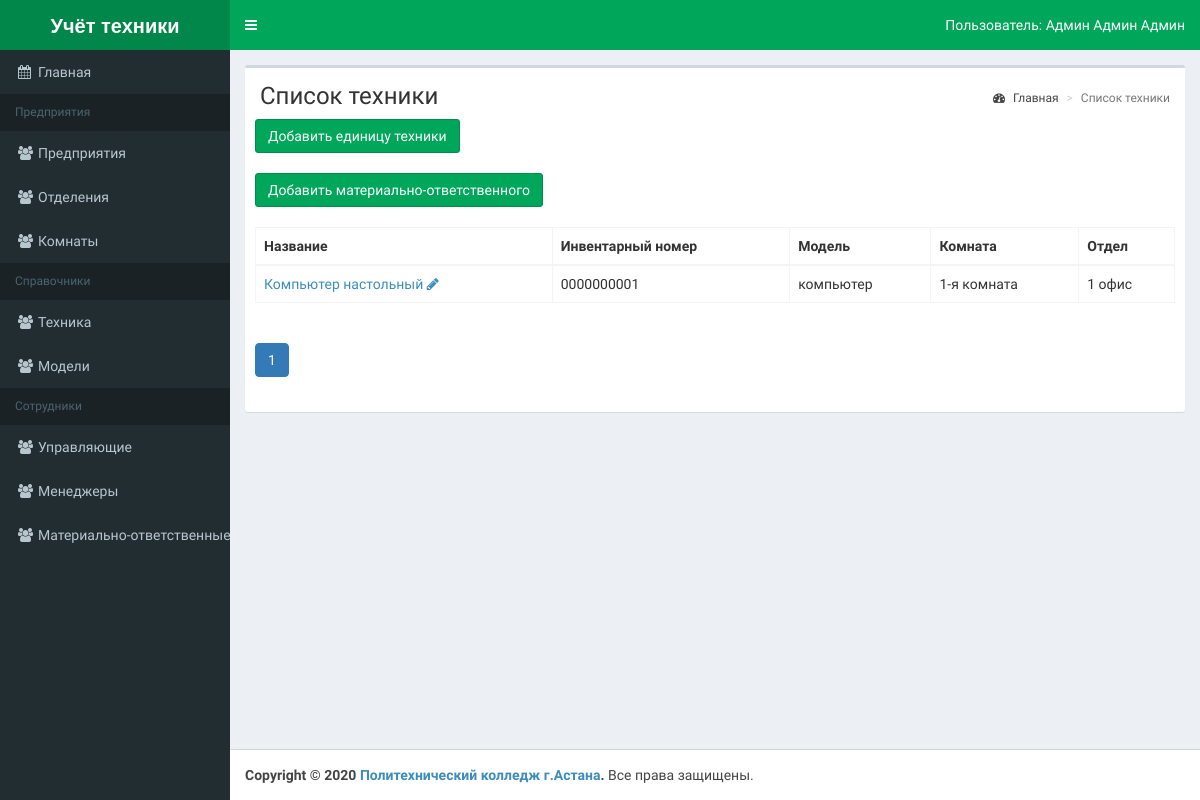
Screenshot of /uchet/list-tech.php (signed in) with the database file from the repository.
### tables this page shows
CREATE TABLE `technique` (
  `technique_id` smallint NOT NULL,
  `inv_number` varchar(10) NOT NULL,
  `name` varchar(50) NOT NULL,
  `date_buy` date NOT NULL,
  `model_id` smallint NOT NULL,
  `price` bigint NOT NULL,
  `room_id` smallint NOT NULL
);

CREATE TABLE `models` (
  `model_id` smallint NOT NULL,
  `name` varchar(50) NOT NULL
);

CREATE TABLE `room` (
  `room_id` smallint NOT NULL,
  `name` varchar(50) NOT NULL,
  `ploshad` decimal(10,0) NOT NULL,
  `otdel_id` smallint NOT NULL
);

CREATE TABLE `otdel` (
  `otdel_id` smallint NOT NULL,
  `name` varchar(50) NOT NULL,
  `pred_id` smallint NOT NULL,
  `parent_id` smallint DEFAULT NULL
);

### uchet/classes/Connect.php (called while the page is built, shortened)
<?php
abstract class Connect {
	function __construct() {
		try
		{
			$this->db = new PDO('mysql:host='.self::HOST.'; dbname='.self::DB_NAME, self::DB_USER, self::DB_PASSWORD);
		}
		catch(PDOException $e) {
			echo $e->getMessage();
		}
	}
}
?>

### uchet/classes/TechniqueConnect.php (called while the page is built, shortened)
<?php
class TechniqueConnect extends Connect
{
    public function findAll ($ofset=0, $limit=30) {
    	$res = $this->db->query("SELECT technique.technique_id, technique.name AS name, technique.inv_number AS num, models.name AS mo, room.name AS ro, otdel.name AS otd FROM technique" ." INNER JOIN models ON technique.model_id=models.model_id "."INNER JOIN room ON technique.room_id = room.room_id "."INNER JOIN otdel ON room.otdel_id = otdel.otdel_id");
    	return $res->fetchAll(PDO::FETCH_OBJ);
    }
}
?>

### uchet/list-tech.php (the view, shortened to what this page needs)
<?php
    $size = 5;
    if (isset($_GET['page'])) {
        $page = Helper::clearInt($_GET['page']);
    }
    else {
        $page = 1;
    }
    $techconnect = new TechniqueConnect();
    $techies = $techconnect->findAll($page*$size-$size,$size);
    require_once 'template/header.php';
?>
<div class="row">
    <div class="col-xs-12">
    <div class="box">
    <section class="content-header">
        <h1>Список техники</h1>
        <ol class="breadcrumb">
            <li><a href="/index.php"><i class="fa fa-dashboard"></i> Главная</a></li>
            <li class="active">Список техники</li>
        </ol>
    </section>
    <div class="box-body">
    <a class="btn btn-success" href="add-tech.php">Добавить единицу техники</a>
</div>
<div class="box-body">
    <a class="btn btn-success" href="add-matrespons.php">Добавить материально-ответственного</a>
</div>
<div class="box-body">
<?php
if ($techies) {
?>
<table id="example2" class="table table-bordered table-hover">
<thead>
    <tr>
        <th>Название</th>
        <th>Инвентарный номер</th>
        <th>Модель</th>
        <th>Комната</th>
        <th>Отдел</th>
    </tr>
</thead>
<tbody>
<?php
foreach ($techies as $tech) {
    echo '<tr>';
    echo '<td><a href="profile-tech.php?id='.$tech->technique_id.'">'.$tech->name.'</a> '. '<a href="add-tech.php?id='.$tech->technique_id.'"><i class="fa fa-pencil"></i></a></td>';
    echo '<td>'.$tech->num.'</td>';
    echo '<td>'.$tech->mo.'</td>';
    echo '<td>'.$tech->ro.'</td>';
    echo '<td>'.$tech->otd.'</td>';
    echo '</tr>';
}
?>
</tbody>
</table>
<?php } else {
echo 'Ни одной единицы техники не найдено';
} ?>
</div>
<div class="box-body">
</div>
</div>
</div>
</div>
<?php
require_once 'template/footer.php';
?>

### uchet/template/css/skins/skin-green.css (style rules this page uses)
.skin-green .content-header { background: transparent; }

### rows the page displays
technique: name "Компьютер настольный", inv_number "0000000001", model.name "компьютер", room.name "1-я комната", otdel.name "1 офис"

### other values shown
$_SESSION['fio'] "Админ Админ Админ"
